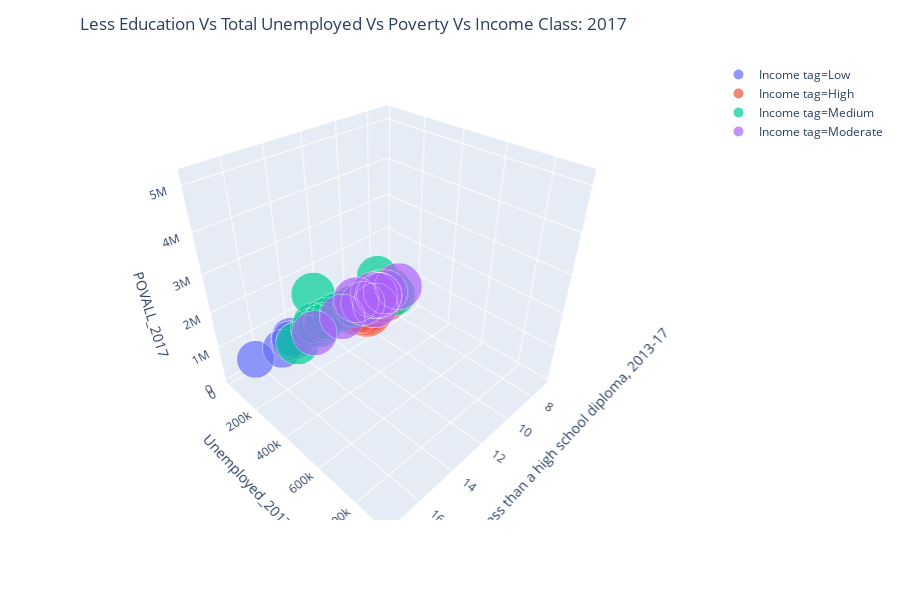

Here is the notebook cell this chart was saved with:
### Code cell
df_3d2 = df_3dd[['Percent of adults with less than a high school diploma, 2013-17','Unemployed_2017','Median_Household_Income_2017','POVALL_2017']]
df_3d2['Income tag'] = df_3d2['Median_Household_Income_2017'].apply(lambda row: GenerateClass(row))
fig2 = px.scatter_3d(df_3d2, x='Percent of adults with less than a high school diploma, 2013-17', y='Unemployed_2017', z='POVALL_2017',
              size='Median_Household_Income_2017', color='Income tag', size_max = 50)
fig2.update_layout(
    title=go.layout.Title(
        text="Less Education Vs Total Unemployed Vs Poverty Vs Income Class: 2017",
        xref="paper",
        x=0
    )
)
fig2.show()

### Figure 1 — Plotly figure (JSON) as saved in the notebook; plotly's stock layout.template omitted (floating-point values rounded to 4 significant figures)
{"data": [{"hoverlabel": {"namelength": 0}, "hovertemplate": "Income tag=Low<br>Percent of adults with less than a high school diploma, 2013-17=%{x}<br>Unemployed_2017=%{y}<br>POVALL_2017=%{z}<br>Median_Household_Income_2017=%{marker.size}", "legendgroup": "Income tag=Low", "marker": {"color": "#636efa", "size": [48193, 45916, 48332, 46283, 43595, 47086, 43238], "sizemode": "area", "sizeref": 32.28, "symbol": "circle"}, "mode": "markers", "name": "Income tag=Low", "scene": "scene", "showlegend": true, "type": "scatter3d", "x": [14.7, 14.4, 14.8, null, 16.6, 15, 14.1], "y": [96567, 49978, 100725, 107694, 65268, 54985, 40512], "z": [802263, 475883, 738563, 893827, 573717, 388790, 326502]}, {"hoverlabel": {"namelength": 0}, "hovertemplate": "Income tag=High<br>Percent of adults with less than a high school diploma, 2013-17=%{x}<br>Unemployed_2017=%{y}<br>POVALL_2017=%{z}<br>Median_Household_Income_2017=%{marker.size}", "legendgroup": "Income tag=High", "marker": {"color": "#EF553B", "size": [74058, 71785, 74428, 80153, 77936, 80711, 77385, 73638, 80106, 71518, 70942], "sizemode": "area", "sizeref": 32.28, "symbol": "circle"}, "mode": "markers", "name": "Income tag=High", "scene": "scene", "showlegend": true, "type": "scatter3d", "x": [7.6, 17.5, 9.8, 9.7, 8.4, 10.2, 9.7, 7.2, 10.8, 11, 9.2], "y": [25077, 919803, 89432, 24297, 16609, 135814, 138956, 20480, 205990, 159456, 175235], "z": [79428, 5164169, 338651, 109502, 132201, 556549, 692943, 100550, 882132, 876438, 799675]}, {"hoverlabel": {"namelength": 0}, "hovertemplate": "Income tag=Medium<br>Percent of adults with less than a high school diploma, 2013-17=%{x}<br>Unemployed_2017=%{y}<br>POVALL_2017=%{z}<br>Median_Household_Income_2017=%{marker.size}", "legendgroup": "Income tag=Medium", "marker": {"color": "#00cc96", "size": [56508, 52582, 56117, 52280, 54134, 58706, 56382, 55980, 54840, 53506, 53262, 59913, 57932, 52797, 54077, 50051, 59165, 50675, 56871, 51319, 59195, 58271, 59300], "sizemode": "area", "sizeref": 32.28, "symbol": "circle"}, "mode": "markers", "name": "Income tag=Medium", "scene": "scene", "showlegend": true, "type": "scatter3d", "x": [13.5, 12.4, 13.7, 9.8, 11.7, 8.2, 9.5, 7.9, 9.8, 10.8, 7, 9.1, 14.2, 13.1, 10.2, 12.5, 10.1, 13.5, 8.6, 13.5, 17.2, 7.7, 8.3], "y": [162822, 424223, 236697, 26879, 118540, 51962, 53989, 23669, 225377, 115101, 20661, 29184, 73739, 220846, 287038, 77861, 314072, 98617, 14549, 119913, 586380, 10280, 102957], "z": [1023337, 2901876, 1536069, 211937, 860753, 328629, 335371, 147413, 1373358, 793001, 130616, 198984, 392857, 1468032, 1575401, 600911, 1548557, 750359, 107522, 980394, 4080377, 65068, 640174]}, {"hoverlabel": {"namelength": 0}, "hovertemplate": "Income tag=Moderate<br>Percent of adults with less than a high school diploma, 2013-17=%{x}<br>Unemployed_2017=%{y}<br>POVALL_2017=%{z}<br>Median_Household_Income_2017=%{marker.size}", "legendgroup": "Income tag=Moderate", "marker": {"color": "#ab63fa", "size": [69113, 64085, 63044, 68364, 64783, 62400, 60123, 62923, 68395, 61279], "sizemode": "area", "sizeref": 32.28, "symbol": "circle"}, "mode": "markers", "name": "Income tag=Moderate", "scene": "scene", "showlegend": true, "type": "scatter3d", "x": [8.9, 10.7, 11.4, 7.2, 13.9, 7.7, 9.8, 12.7, 8.2, 7.2], "y": [81333, 21355, 319066, 104055, 447799, 10947, 86076, 24435, 50450, 12234], "z": [566118, 121592, 1568670, 517348, 2735578, 74057, 534846, 125208, 296138, 61319]}], "layout": {"height": 600, "legend": {"itemsizing": "constant", "tracegroupgap": 0}, "margin": {"t": 60}, "scene": {"domain": {"x": [0, 0.98], "y": [0, 1]}, "xaxis": {"title": {"text": "Percent of adults with less than a high school diploma, 2013-17"}}, "yaxis": {"title": {"text": "Unemployed_2017"}}, "zaxis": {"title": {"text": "POVALL_2017"}}}, "title": {"text": "Less Education Vs Total Unemployed Vs Poverty Vs Income Class: 2017", "x": 0, "xref": "paper"}}}
